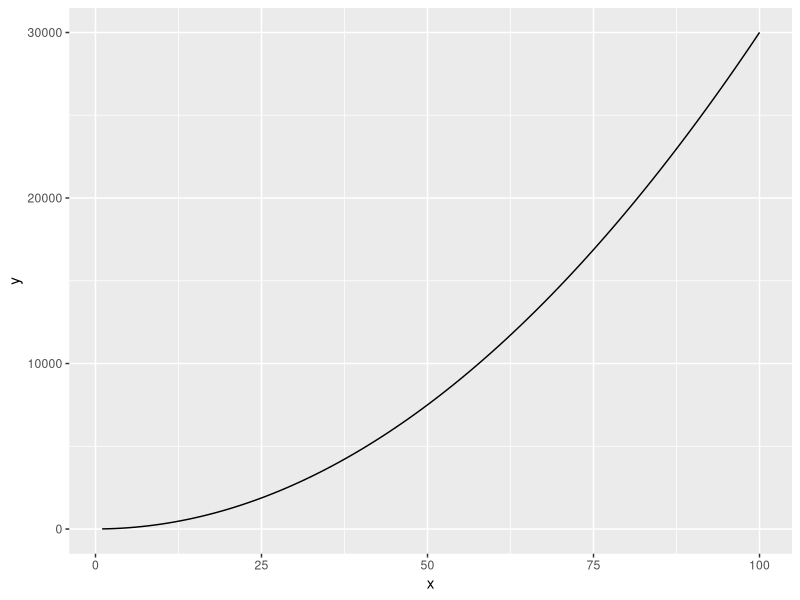
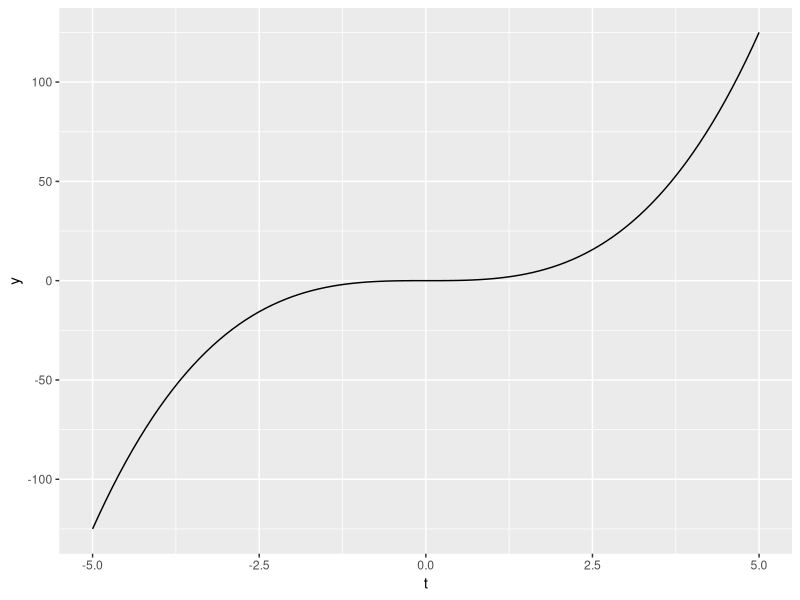

Generate these figures, in order, with R: (Note: this script raises an error after producing the figures.)
#partial practice

library(tidyverse)
library(ggplot2)

# defining a function 
eq1 <- function(x) {
  3 * x^2 + 4
}


# create values to evaluate function over 

my_data_range <- data.frame(x = c(1, 100))

# plot as a continuous curve over a specific range using 'geom_function()'

ggplot(data = my_data_range, aes( x = x)) + 
  geom_function(fun = eq1) 

# create a new function 

ct <- function(t) {
  t^3
}


#create data frame with range of values
my_data_range <- data.frame(t = c(-5,5))

#plot 

ggplot(data = my_data_range, aes(x = t)) + 
  geom_function(fun = ct)


# find derivative 

dc_dt <- D(expr = expression(t^3), name = "t") 
dc_dt


dc_dt_fun <- function(t) {
}
## NOT WORKING 

ggplot(data = my_data_range, aes(x = t))+ 
  geom_function(fun = ct, color = "red")+ 
  geom_function(fun = dc_dt_fun, color = "blue")

# create the expression 
f_xyz <- expression(2 * x * y - 3 * x^2 * z^3)

#partial derivative 

df_dx <- D(expr = f_xyz, name = "x")
df_dx


df_dy <- D(expr = f_xyz, name = "y")
df_dy

df_dz <- D(expr = f_xyz, name = "z")
df_dz

